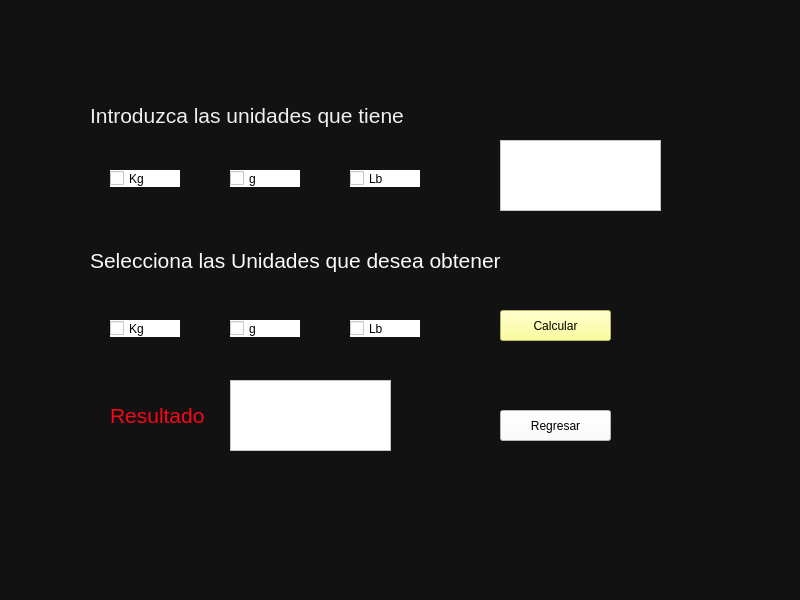
<?xml version="1.0" encoding="UTF-8"?>
<ui version="4.0">
 <class>vmasa</class>
 <widget class="QMainWindow" name="vmasa">
  <property name="geometry">
   <rect>
    <x>0</x>
    <y>0</y>
    <width>800</width>
    <height>600</height>
   </rect>
  </property>
  <property name="windowTitle">
   <string>MainWindow</string>
  </property>
  <property name="styleSheet">
   <string notr="true">background-color: rgb(18, 18, 18);</string>
  </property>
  <widget class="QWidget" name="centralwidget">
   <widget class="QCheckBox" name="ikg">
    <property name="geometry">
     <rect>
      <x>110</x>
      <y>170</y>
      <width>70</width>
      <height>17</height>
     </rect>
    </property>
    <property name="styleSheet">
     <string notr="true">background-color: rgb(255, 255, 255);</string>
    </property>
    <property name="text">
     <string>Kg</string>
    </property>
   </widget>
   <widget class="QLabel" name="label">
    <property name="geometry">
     <rect>
      <x>90</x>
      <y>100</y>
      <width>321</width>
      <height>31</height>
     </rect>
    </property>
    <property name="text">
     <string>&lt;html&gt;&lt;head/&gt;&lt;body&gt;&lt;p&gt;&lt;span style=&quot; font-size:16pt; color:#efefef;&quot;&gt;Introduzca las unidades que tiene&lt;/span&gt;&lt;/p&gt;&lt;/body&gt;&lt;/html&gt;</string>
    </property>
   </widget>
   <widget class="QPushButton" name="botonr">
    <property name="geometry">
     <rect>
      <x>500</x>
      <y>410</y>
      <width>111</width>
      <height>31</height>
     </rect>
    </property>
    <property name="styleSheet">
     <string notr="true">background-color: rgb(255, 255, 255);</string>
    </property>
    <property name="text">
     <string>Regresar</string>
    </property>
   </widget>
   <widget class="QCheckBox" name="rkg">
    <property name="geometry">
     <rect>
      <x>110</x>
      <y>320</y>
      <width>70</width>
      <height>17</height>
     </rect>
    </property>
    <property name="whatsThis">
     <string>&lt;html&gt;&lt;head/&gt;&lt;body&gt;&lt;p&gt;&lt;span style=&quot; color:#e30909;&quot;&gt;Kg&lt;/span&gt;&lt;/p&gt;&lt;/body&gt;&lt;/html&gt;</string>
    </property>
    <property name="styleSheet">
     <string notr="true">background-color: rgb(255, 255, 255);</string>
    </property>
    <property name="text">
     <string>Kg</string>
    </property>
   </widget>
   <widget class="QCheckBox" name="ig">
    <property name="geometry">
     <rect>
      <x>230</x>
      <y>170</y>
      <width>70</width>
      <height>17</height>
     </rect>
    </property>
    <property name="styleSheet">
     <string notr="true">background-color: rgb(255, 255, 255);</string>
    </property>
    <property name="text">
     <string>g</string>
    </property>
   </widget>
   <widget class="QLabel" name="label_3">
    <property name="geometry">
     <rect>
      <x>110</x>
      <y>400</y>
      <width>101</width>
      <height>31</height>
     </rect>
    </property>
    <property name="text">
     <string>&lt;html&gt;&lt;head/&gt;&lt;body&gt;&lt;p&gt;&lt;span style=&quot; font-size:16pt; color:#f90617;&quot;&gt;Resultado&lt;/span&gt;&lt;/p&gt;&lt;/body&gt;&lt;/html&gt;</string>
    </property>
   </widget>
   <widget class="QPushButton" name="Mcalcular">
    <property name="geometry">
     <rect>
      <x>500</x>
      <y>310</y>
      <width>111</width>
      <height>31</height>
     </rect>
    </property>
    <property name="styleSheet">
     <string notr="true">background-color: rgb(255, 255, 127);</string>
    </property>
    <property name="text">
     <string>Calcular</string>
    </property>
   </widget>
   <widget class="QCheckBox" name="ilb">
    <property name="geometry">
     <rect>
      <x>350</x>
      <y>170</y>
      <width>70</width>
      <height>17</height>
     </rect>
    </property>
    <property name="styleSheet">
     <string notr="true">background-color: rgb(255, 255, 255);</string>
    </property>
    <property name="text">
     <string>Lb</string>
    </property>
   </widget>
   <widget class="QTextEdit" name="Mconvertir">
    <property name="geometry">
     <rect>
      <x>500</x>
      <y>140</y>
      <width>161</width>
      <height>71</height>
     </rect>
    </property>
    <property name="styleSheet">
     <string notr="true">background-color: rgb(255, 255, 255);</string>
    </property>
   </widget>
   <widget class="QCheckBox" name="rg">
    <property name="geometry">
     <rect>
      <x>230</x>
      <y>320</y>
      <width>70</width>
      <height>17</height>
     </rect>
    </property>
    <property name="styleSheet">
     <string notr="true">background-color: rgb(255, 255, 255);</string>
    </property>
    <property name="text">
     <string>g</string>
    </property>
   </widget>
   <widget class="QTextEdit" name="Mresultado">
    <property name="geometry">
     <rect>
      <x>230</x>
      <y>380</y>
      <width>161</width>
      <height>71</height>
     </rect>
    </property>
    <property name="styleSheet">
     <string notr="true">background-color: rgb(255, 255, 255);</string>
    </property>
   </widget>
   <widget class="QCheckBox" name="rlb">
    <property name="geometry">
     <rect>
      <x>350</x>
      <y>320</y>
      <width>70</width>
      <height>17</height>
     </rect>
    </property>
    <property name="styleSheet">
     <string notr="true">background-color: rgb(255, 255, 255);</string>
    </property>
    <property name="text">
     <string>Lb</string>
    </property>
   </widget>
   <widget class="QLabel" name="label_2">
    <property name="geometry">
     <rect>
      <x>90</x>
      <y>240</y>
      <width>411</width>
      <height>41</height>
     </rect>
    </property>
    <property name="styleSheet">
     <string notr="true"/>
    </property>
    <property name="text">
     <string>&lt;html&gt;&lt;head/&gt;&lt;body&gt;&lt;p&gt;&lt;span style=&quot; font-size:16pt; color:#f9f9f9;&quot;&gt;Selecciona las Unidades que desea obtener&lt;/span&gt;&lt;/p&gt;&lt;/body&gt;&lt;/html&gt;</string>
    </property>
   </widget>
  </widget>
  <widget class="QMenuBar" name="menubar">
   <property name="geometry">
    <rect>
     <x>0</x>
     <y>0</y>
     <width>800</width>
     <height>21</height>
    </rect>
   </property>
  </widget>
  <widget class="QStatusBar" name="statusbar"/>
 </widget>
 <resources/>
 <connections/>
</ui>
